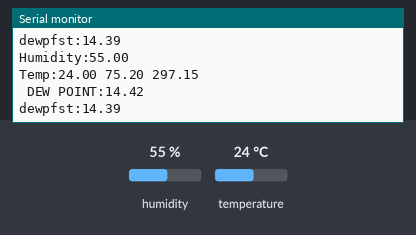
Bench run of a sketch on a simulated Arduino Uno, built with avr-gcc and run on an emulated ATmega328P. Parts: the last lines printed to the serial monitor. Inputs (shaded band) come from the test bench; at power-on: humidity 55 %, temperature 24 °C.

Above: at 1.8 s.
1.9 s: humidity set to 22 %
At 2.7 s:
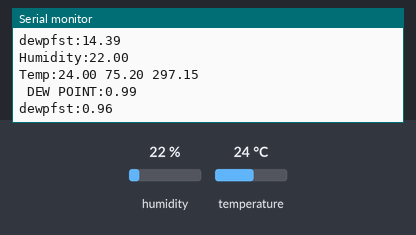
3.4 s: temperature set to 12 °C
At 4.7 s:
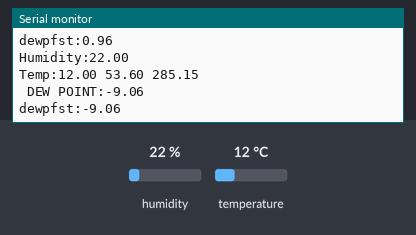
4.9 s: humidity set to 40 %
At 6.0 s:
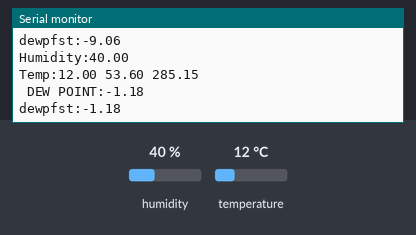
Timing chart, 0 to 7.9 s (numbered marks = the images above; inputs shaded):
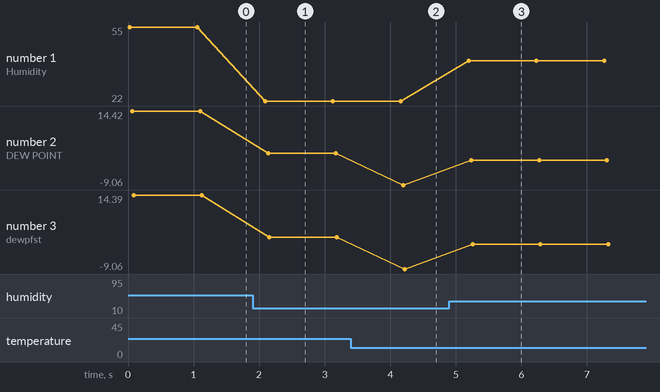

The sketch:

sketch_jun13a.ino
```cpp
#include <SPI.h>
//#include <Ethernet.h>
#include <string.h>
#define uint  unsigned int
#define ulong unsigned long


// How often we want to calculate wind speed or direction

// ADC readings:
#define NUMDIRS 8
ulong   adc[NUMDIRS] = {26, 45, 77, 118, 161, 196, 220, 256};

// These directions match 1-for-1 with the values in adc, but
// will have to be adjusted as noted above. Modify 'dirOffset'
// to which direction is 'away' (it's West here).
//char *strVals[NUMDIRS] = {"W","NW","N","SW","NE","S","SE","E"};
//byte dirOffset=0;
//=======================================================
//For Humidity sensor
//=======================================================
unsigned long previousMillis = 0;
unsigned long previoushumidMillis = 0;

long interval =60000;
long intervalhumid=60000;
int sensorValue=0;
int sum=0,j=0,a;
int n=0;
char buffer[6];

byte WindDir;
float humid,tempcel,tempfar,tempkel,dewp,dewpfst;
int Raina,Winda,Windb;
float reqhumid,reqtempcel,reqtempfar,reqtempkel,reqdewp,reqdewpfst;
float sumhumid=0;
float sumtempcel=0;
float sumtempfar=0;
float sumtempkel=0;
float sumdewp=0;
float sumdewpfst=0;
//Celsius to Fahrenheit conversion
double Fahrenheit(double celsius)
{
	return 1.8 * celsius + 32;
}

//Celsius to Kelvin conversion
double Kelvin(double celsius)
{
	return celsius + 273.15;
}

// dewPoint function NOAA
// reference: http://wahiduddin.net/calc/density_algorithms.htm
double dewPoint(double celsius, double humidity)
{
	double A0= 373.15/(273.15 + celsius);
	double SUM = -7.90298 * (A0-1);
	SUM += 5.02808 * log10(A0);
	SUM += -1.3816e-7 * (pow(10, (11.344*(1-1/A0)))-1) ;
	SUM += 8.1328e-3 * (pow(10,(-3.49149*(A0-1)))-1) ;
	SUM += log10(1013.246);
	double VP = pow(10, SUM-3) * humidity;
	double T = log(VP/0.61078);   // temp var
	return (241.88 * T) / (17.558-T);
}

// delta max = 0.6544 wrt dewPoint()
// 5x faster than dewPoint()
// reference: http://en.wikipedia.org/wiki/Dew_point
double dewPointFast(double celsius, double humidity)
{
	double a = 17.271;
	double b = 237.7;
	double temp = (a * celsius) / (b + celsius) + log(humidity/100);
	double Td = (b * temp) / (a - temp);
	return Td;
}


#include <dht11.h>

dht11 DHT11;

#define DHT11PIN 6

void setup()
{
 Serial.begin(9600);

}

void loop()
{

calcHumidity();
delay(1000);
}

void calcHumidity()
{
  n=sensorValue;
  int chk = DHT11.read(DHT11PIN);
  humid=(float)DHT11.humidity, 6;
  tempcel=(float)DHT11.temperature, 6;
  tempfar=Fahrenheit(DHT11.temperature), 6;
  tempkel=Kelvin(DHT11.temperature),6;
  dewp=dewPoint(DHT11.temperature, DHT11.humidity);
  dewpfst=dewPointFast(DHT11.temperature, DHT11.humidity);
  Serial.print("Humidity:");
  Serial.print(humid);
  Serial.println();
  Serial.print("Temp:");
  Serial.print(tempcel);
  Serial.print(" ");
  Serial.print(tempfar);
  Serial.print(" ");
  Serial.print(tempkel);
  Serial.println();
  Serial.print(" DEW POINT:");
  Serial.print(dewp);
  Serial.println();
  Serial.print("dewpfst:");
  Serial.print(dewpfst);
  Serial.println();
}
```

Measured:
- after the input at 1.9 s, the serial monitor: prints a new line after 0.19 s (image 1)
- after the input at 3.4 s, the serial monitor: prints a new line after 0.78 s (image 2)
- after the input at 4.9 s, the serial monitor: prints a new line after 0.29 s (image 3)
- plotted number 1: 55 → 22 after the input at 1.9 s, 22 → 40 after the input at 4.9 s
- plotted number 2: 14.42 → 0.99 after the input at 1.9 s, 0.99 → -9.06 after the input at 3.4 s, -9.06 → -1.18 after the input at 4.9 s
- plotted number 3: 14.39 → 0.96 after the input at 1.9 s, 0.96 → -9.06 after the input at 3.4 s, -9.06 → -1.18 after the input at 4.9 s
